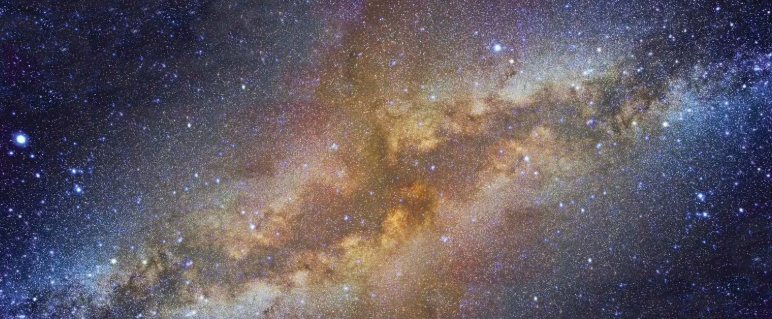
#> input picture Project Proposal/images/milkyway1.png, 772 x 319 px
$ python color_histogram.py
#> lines starting #> are read from the running program, lines starting #| are printed output that depends on the picture
import cv2
import matplotlib.pyplot as plt

image1 = cv2.imread('images/milkyway1.png')
#> image1 is the input picture: shape (319, 772, 3); mean B, G, R 98.4, 89.5, 97.6
image2 = cv2.imread('images/milkyway2.png')
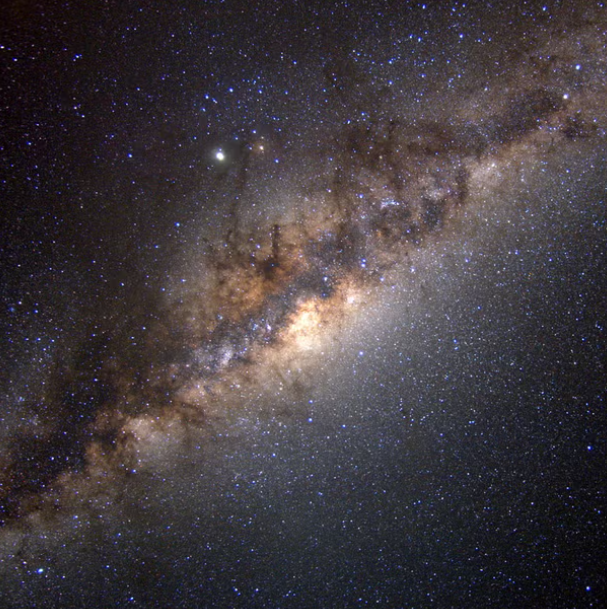
#> input picture Project Proposal/images/milkyway2.png, 607 x 609 px
#> image2 is the input picture: shape (609, 607, 3); mean B, G, R 62.9, 58.5, 65.2

# Display original images
plt.figure(figsize=(25,6))
plt.subplot(2, 5, 1)
plt.title('Original Image 1')
plt.axis('off')
plt.imshow(cv2.cvtColor(image1, cv2.COLOR_BGR2RGB))

plt.subplot(2, 5, 6)
plt.title('Original Image 2')
plt.axis('off')
plt.imshow(cv2.cvtColor(image2, cv2.COLOR_BGR2RGB))

colors = ("red", "green", "blue")

for i, color in enumerate(colors):
    hist1 = cv2.calcHist([image1], [i], None, [256], [0, 256])
    hist2 = cv2.calcHist([image2], [i], None, [256], [0, 256])

    plt.subplot(2, 5, 2 + i)
    plt.plot(hist1, color=color)
    plt.xlim([0, 256])
    plt.xlabel("Pixel Intensity")
    plt.ylabel("Number of Pixels")
    plt.title(f'{color.capitalize()} Channel 1')

    plt.subplot(2, 5, 7 + i)
    plt.plot(hist2, color=color)
    plt.xlim([0, 256])
    plt.xlabel("Pixel Intensity")
    plt.ylabel("Number of Pixels")
    plt.title(f'{color.capitalize()} Channel 2')

    plt.subplot(2, 5, 5)
    plt.plot(hist1, color=color)
    plt.xlim([0, 256])
    plt.xlabel("Pixel Intensity")
    plt.ylabel("Number of Pixels")
    plt.title(f'Color Histogram 1')

    plt.subplot(2, 5, 10)
    plt.plot(hist2, color=color)
    plt.xlim([0, 256])
    plt.xlabel("Pixel Intensity")
    plt.ylabel("Number of Pixels")
    plt.title(f'Color Histogram 2')

plt.subplots_adjust(left=0.1, right=0.95, top=0.9, bottom=0.1, wspace=0.6, hspace=0.4)

plt.show()
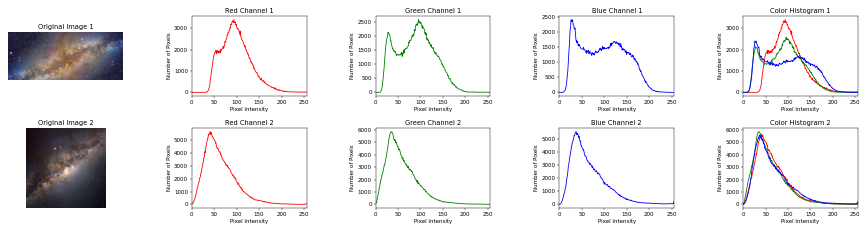
#> figure drawn by matplotlib, 10 panels; panel 3: curve peaks at x = 94, y = 3405; panel 4: curve peaks at x = 41, y = 5672; panel 5: curve peaks at x = 94, y = 3405; panel 5: curve peaks at x = 96, y = 2584
